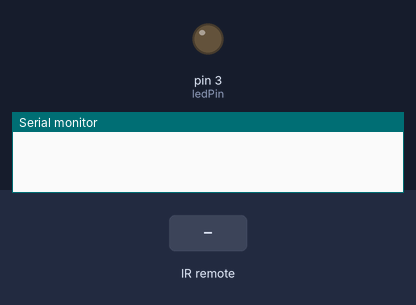
A sketch run on a simulated Arduino Uno, built with avr-gcc and run on an emulated ATmega328P. Parts: output pins drawn as LEDs (lit = HIGH), the last lines printed to the serial monitor. Inputs (shaded band) come from the test bench.

Above: at 1.4 s.
1.5 s: infrared code 0xFFA25D received
At 2.9 s:
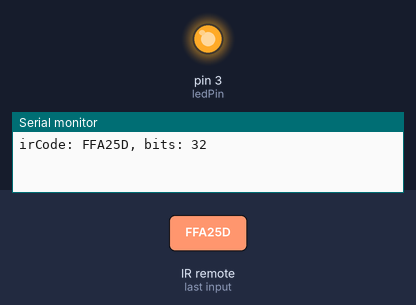
Timing chart, 0 to 4.5 s (numbered marks = the images above; inputs shaded):
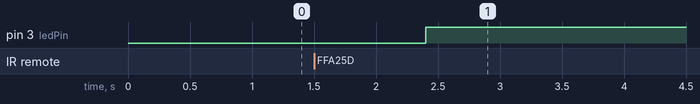

The sketch:

IRcontrolLED.ino
```cpp
#include <IRremote.h>
const int irReceiverPin =2; //the SIG of receiver module attach to pin2
const int ledPin = 3;//pin 3 connect to a led
IRrecv irrecv(irReceiverPin); //Creates a variable of type IRrecv
decode_results results;
void setup()
{
  pinMode(ledPin,OUTPUT);//set ledpin as OUTPUT
  Serial.begin(9600);//initialize serial
  irrecv.enableIRIn(); //enable ir receiver module
}
void loop()
{
  if (irrecv.decode(&results)) //if the ir receiver module receiver data
  {
    Serial.print("irCode: "); //print"irCode: "
    Serial.print(results.value, HEX); //print the value in hexdecimal
    Serial.print(", bits: "); //print" , bits: "
    Serial.println(results.bits); //print the bits
    irrecv.resume(); // Receive the next value
  }
  delay(600); //delay 600ms
  if(results.value == 0xFFA25D)//if receiver module receive 0xFFA25D
  {
    digitalWrite(ledPin,HIGH);//turn on the led
  }
  else
  {
    digitalWrite(ledPin,LOW);//turn off the led
  }
}
```

Measured:
- after the input at 1.5 s, pin 3 (ledPin): LOW → HIGH after 0.90 s
